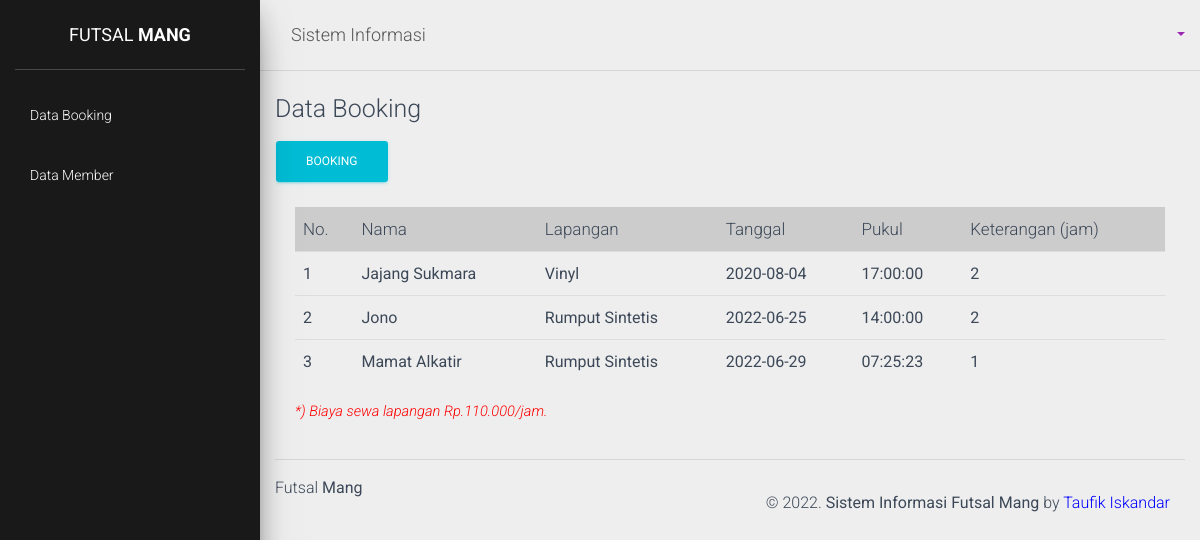
Page /index.php/page on the committed database.
### tables this page shows
CREATE TABLE `tbl_booking` (
  `kd_booking` varchar(11) NOT NULL,
  `nama` varchar(35) NOT NULL,
  `nope` varchar(13) NOT NULL,
  `lapangan` varchar(35) NOT NULL,
  `tanggal` date NOT NULL,
  `waktu` time NOT NULL,
  `keterangan` int(11) NOT NULL
);

### application/libraries/template.php (called while the page is built, shortened)
<?php if (!defined('BASEPATH')) exit ('No Direct Script Access Alowed');
class template{
    protected $_ci;
    function __construct() {
        $this->_ci=&get_instance();
    }
    function dis($template, $data=NULL){
        $data['_content'] = $this->_ci->load->view($template, $data, TRUE);
        $data['_header'] = $this->_ci->load->view('/user/_header', $data, TRUE);
        $data['_menu'] = $this->_ci->load->view('/user/_menu', $data, TRUE);
        $data['_footer'] = $this->_ci->load->view('/_footer', $data, TRUE);
        $this->_ci->load->view('/user/vuser.php',$data, TRUE);
    }
}

### application/controllers/page.php (called while the page is built, shortened)
<?php
class page extends CI_Controller {
    public function __construct() {
      $this->load->model('m_user');
      $this->load->model('m_booking');
      $this->load->model('m_member');
    }
    public function index() {
        if($this->session->userdata('role') == "admin") {
            $data['booking']= $this->m_booking->tampilkan();
            $isi =  $this->template->display('admin/content/v_booking',$data);
            $this->load->view('admin/vutama',$isi);
        } else {
            $data['booking']= $this->m_booking->tampilkan();
            $isi =  $this->template->dis('user/v_booking',$data);
            $this->load->view('user/vuser',$isi);
        }
    }
}

### index.php (called while the page is built, shortened)
<?php
require_once BASEPATH.'core/CodeIgniter.php';

### application/models/m_booking.php (called while the page is built, shortened)
<?php if (!defined('BASEPATH')) exit ('No Direct Script Access Allowed');
class m_booking extends CI_Model{
 function tampilkan() {
  $query = $this->db->get('tbl_booking');
  return $query->result();
}
}

### application/views/user/v_booking.php (the view)
<div class="content">
  <div class="container-fluid">
    <h3>Data Booking</h3>
  <div class="btn-toolbar">
    <a style="color:white" href="<?php echo base_url();?>index.php/page/tambah_booking">
    <input type="button" value="Booking" class="btn btn-info"></a>
  </div>
    <div class="card-body table-responsive">
      <table class="table table-hover">
        <thead>
          <tr bgcolor="#CCCCCC">
            <th>No.</th>
            <th>Nama</th>
            <th>Lapangan</th>
            <th>Tanggal</th>
            <th>Pukul </th>
            <th>Keterangan (jam)</th>
          </tr>
        </thead>
        <tbody>
          <?php $no=1 ; foreach ($booking as $pas){ ?>
        <tr>
          <td><?php echo $no++; ?></td>
          <td><?php echo $pas->nama; ?></td>
          <td><?php echo $pas->lapangan; ?></td>
          <td><?php echo $pas->tanggal; ?></td>
          <td><?php echo $pas->waktu; ?></td>
          <td><?php echo $pas->keterangan; ?></td>
        </tr>
        <?php } ?>
      </tbody>
    </table>
  <i style="font-size: 11pt; color: red;">*) Biaya sewa lapangan Rp.110.000/jam.</i>
</div>

### application/views/user/_header.php (shortened to what this page needs)
<html lang="en">
<head>
  <link rel="stylesheet" href="https://maxcdn.bootstrapcdn.com/font-awesome/latest/css/font-awesome.min.css">
  <link rel="stylesheet" href="https://use.fontawesome.com/releases/v5.7.2/css/all.css">
  <link href="<?php echo base_url();?>public/assets/css/material-dashboard.css?v=2.1.0" rel="stylesheet" />
<body>
<div class="main-panel">
      <nav class="navbar navbar-expand-lg navbar-transparent navbar-absolute fixed-top ">
        <div class="container-fluid">
          <div class="navbar-wrapper">
            <div class="navbar-brand">Sistem Informasi</div>
          </div>
          <div class="collapse navbar-collapse justify-content-end">
            <ul class="navbar-nav">
              <li class="dropdown">
                <a href="#" class="dropdown-toggle" data-toggle="dropdown">
                </a>
              </li>
            </ul>
          </div>
        </div>
      </nav>
    <div class="content" style="padding: 0px;"><hr>

### application/views/user/_menu.php
<div class="wrapper ">
  <div class="sidebar" data-color="purple" data-background-color="black">
    <div class="logo">
      <div class="simple-text logo-normal">
        Futsal <b>Mang</b>
      </div>
    </div>
    <div class="sidebar-wrapper">
      <ul class="nav">
        <li class="nav-item">
          <a class="nav-link" href="<?php echo base_url();?>index.php/page/data_booking">
            <p>Data Booking</p>
          </a>
        </li>
        <li class="nav-item">
          <a class="nav-link" href="<?php echo base_url();?>index.php/page/data_member">
            <p>Data Member</p>
          </a>
        </li>
      </ul>
    </div>
  </div>

### application/views/_footer.php (shortened to what this page needs)
      <hr>
    </div>
      </div>
      <footer class="footer" style="padding-top: 0px;">
        <div class="container-fluid">
          <nav class="float-left">
            <ul>
              <li>
                Futsal <b>Mang</b>
              </li>
            </ul>
          </nav>
          <div class="copyright float-right">
            &copy;
            . <b>Sistem Informasi Futsal Mang </b>by <span style="color: blue">Taufik Iskandar</span>
          </div>
        </div>
      </footer>
    </div>
  </div>
</body>
</html>

### application/views/user/vuser.php
<?php echo $_header; ?>
<?php echo $_menu; ?>
<?php echo $_content; ?>
<?php echo $_footer; ?>

### rows in the picture
tbl_booking: nama "Jajang Sukmara", lapangan "Vinyl", tanggal "2020-08-04", waktu "17:00:00", keterangan "2"
tbl_booking: nama "Jono", lapangan "Rumput Sintetis", tanggal "2022-06-25", waktu "14:00:00", keterangan "2"
tbl_booking: nama "Mamat Alkatir", lapangan "Rumput Sintetis", tanggal "2022-06-29", waktu "07:25:23", keterangan "1"
